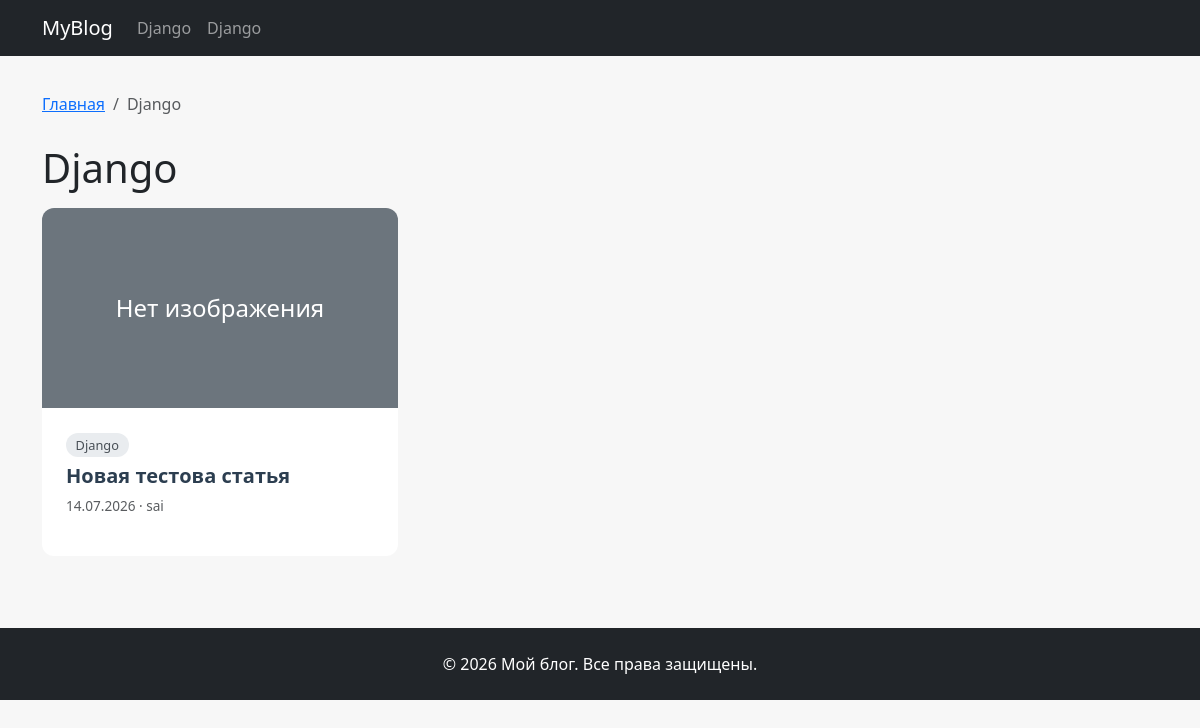
Screenshot of /category/django/ with the database file from the repository.
### blog/models.py (models this page shows, shortened)
class MenuItem(models.Model):
    title = models.CharField('Название', max_length=100)
    url = models.CharField('URL-адрес', max_length=250, blank=True,
                           help_text='Оставьте пустым, если это выпадающее меню без ссылки')
    order = models.PositiveIntegerField('Порядок', default=0)
    is_active = models.BooleanField('Активен', default=True)
    class Meta:
        verbose_name = 'Пункт меню'
        verbose_name_plural = 'Пункты меню'
        ordering = ['order']

class SEOModel(models.Model):
    meta_title = models.CharField('Мета-заголовок', max_length=200, blank=True,
                                  help_text='Оставьте пустым для автоматической генерации')
    meta_description = models.TextField('Мета-описание', blank=True,
                                        help_text='Оставьте пустым для автогенерации')
    meta_keywords = models.CharField('Ключевые слова', max_length=300, blank=True)
    class Meta:
        abstract = True

class Category(SEOModel):
    name = models.CharField('Название', max_length=100, unique=True)
    slug = models.SlugField('URL-фрагмент', max_length=100, unique=True)
    description = models.TextField('Описание', blank=True)
    show_in_menu = models.BooleanField('Показывать в меню', default=False,
                                       help_text='Отметьте, чтобы категория автоматически появилась в меню')
    menu_order = models.PositiveIntegerField('Порядок в меню', default=0,
                                         help_text='Чем меньше число, тем выше позиция')
    class Meta:
        verbose_name = 'Категория'
        verbose_name_plural = 'Категории'
    def get_absolute_url(self):
        return reverse('blog:category_detail', args=[self.slug])

class Article(SEOModel):
    title = models.CharField('Заголовок', max_length=250)
    slug = models.SlugField('URL-фрагмент', max_length=250, unique_for_date='pub_date')
    author = models.ForeignKey('auth.User', on_delete=models.CASCADE, verbose_name='Автор')
    category = models.ForeignKey(Category, on_delete=models.SET_NULL, null=True,
                                 related_name='articles', verbose_name='Категория')
    image = models.ImageField('Изображение', upload_to='articles/%Y/%m/', blank=True, null=True)
    content = models.TextField('Содержание')
    pub_date = models.DateTimeField('Дата публикации', auto_now_add=True)
    updated = models.DateTimeField('Обновлено', auto_now=True)
    is_published = models.BooleanField('Опубликовано', default=True)
    class Meta:
        verbose_name = 'Статья'
        verbose_name_plural = 'Статьи'
        ordering = ['-pub_date']
    def get_absolute_url(self):
        return reverse('blog:article_detail', args=[self.pub_date.year,
                                                    self.pub_date.month,
                                                    self.pub_date.day,
                                                    self.slug])

### blog/views.py (the view)
# urls.py: path('category/<slug:slug>/', views.CategoryDetailView.as_view(), name='category_detail'),
class CategoryDetailView(DetailView):
    model = Category
    template_name = 'blog/category_detail.html'
    context_object_name = 'category'
    def get_context_data(self, **kwargs):
        context = super().get_context_data(**kwargs)
        context['articles'] = self.object.articles.filter(is_published=True)
        return context

### blog/context_processors.py (called while the page is built)
def menu_items(request):
    items = []
    for item in MenuItem.objects.filter(is_active=True).order_by('order'):
        items.append({
            'title': item.title,
            'url': item.url,
            'order': item.order,
        })
    for cat in Category.objects.filter(show_in_menu=True).order_by('menu_order'):
        items.append({
            'title': cat.name,
            'url': cat.get_absolute_url(),
            'order': cat.menu_order + 1000,  # смещение, чтобы после ручных пунктов (можно настроить)
        })
    items.sort(key=lambda x: x['order'])
    return {'menu_items': items}

### blog/templates/blog/category_detail.html (shortened to what this page needs)
{% extends 'blog/base.html' %}
{% load static %}
{% block breadcrumb %}
<nav aria-label="breadcrumb">
    <ol class="breadcrumb">
        <li class="breadcrumb-item"><a href="{% url 'blog:article_list' %}">Главная</a></li>
        <li class="breadcrumb-item active" aria-current="page">{{ category.name }}</li>
    </ol>
</nav>
{% endblock %}
{% block content %}
<h1 class="mb-3">{{ category.name }}</h1>
<div class="row">
    {% for article in articles %}
    <div class="col-lg-4 col-md-6 mb-4">
        <article class="card h-100">
            {% if article.image %}
            <img src="{{ article.image.url }}" class="card-img-top" alt="{{ article.title }}">
            {% else %}
            <div class="bg-secondary text-white d-flex align-items-center justify-content-center"
                 style="height: 200px;">
                <span class="fs-4">Нет изображения</span>
            </div>
            {% endif %}
            <div class="card-body d-flex flex-column">
                <div class="mb-2">
                    <span class="category-badge">{{ category.name }}</span>
                </div>
                <h2 class="card-title h5">
                    <a href="{{ article.get_absolute_url }}">{{ article.title }}</a>
                </h2>
                <p class="text-muted small mt-auto">
                    {{ article.pub_date|date:"d.m.Y" }} · {{ article.author.username }}
                </p>
            </div>
        </article>
    </div>
    {% empty %}
    <p>В этой категории пока нет статей.</p>
    {% endfor %}
</div>
{% endblock %}

### blog/templates/blog/base.html (shortened to what this page needs)
{% load static %}
<!DOCTYPE html>
<html lang="ru">
<head>
    <link href="https://cdn.jsdelivr.net/npm/bootstrap@5.3.0/dist/css/bootstrap.min.css" rel="stylesheet">
    <link href="{% static 'css/style.css' %}" rel="stylesheet">
</head>
<body>
<nav class="navbar navbar-expand-lg navbar-dark bg-dark mb-4">
    <div class="container">
        <a class="navbar-brand" href="{% url 'blog:article_list' %}">MyBlog</a>
        <div class="collapse navbar-collapse" id="navbarNav">
            <ul class="navbar-nav me-auto">
                {% for item in menu_items %}
                <li class="nav-item">
                    <a class="nav-link" href="{{ item.url|default:'#' }}">{{ item.title }}</a>
                </li>
                {% endfor %}
            </ul>
        </div>
    </div>
</nav>
<main class="container">
    {% block breadcrumb %}{% endblock %}
    {% block content %}{% endblock %}
</main>
<footer class="bg-dark text-white mt-5 py-4">
    <div class="container text-center">
        <p class="mb-0">&copy; {% now "Y" %} Мой блог. Все права защищены.</p>
    </div>
</footer>
</body>
</html>

### static/css/style.css (style rules this page uses)
body { background-color: #f7f7f7; font-family: 'Segoe UI', Tahoma, Geneva, Verdana, sans-serif; }
.card { border: none; border-radius: 12px; overflow: hidden; transition: transform 0.2s, box-shadow 0.2s; background: #fff; }
.card-body { padding: 1.5rem; }
.card-title a { color: #2c3e50; text-decoration: none; font-weight: 700; }
.text-muted.small { font-size: 0.85rem; }
.breadcrumb { background: none; padding: 0.75rem 0; }
.category-badge { background-color: #e9ecef; color: #495057; padding: 0.2rem 0.6rem; border-radius: 20px; font-size: 0.8rem; text-decoration: none; }

### rows the page displays
MenuItem: title "Django"
Category: title "Django", name "Django"
Article: image "Нет изображения", title "Новая тестова статья", pub_date "14.07.2026", author.username "sai"
